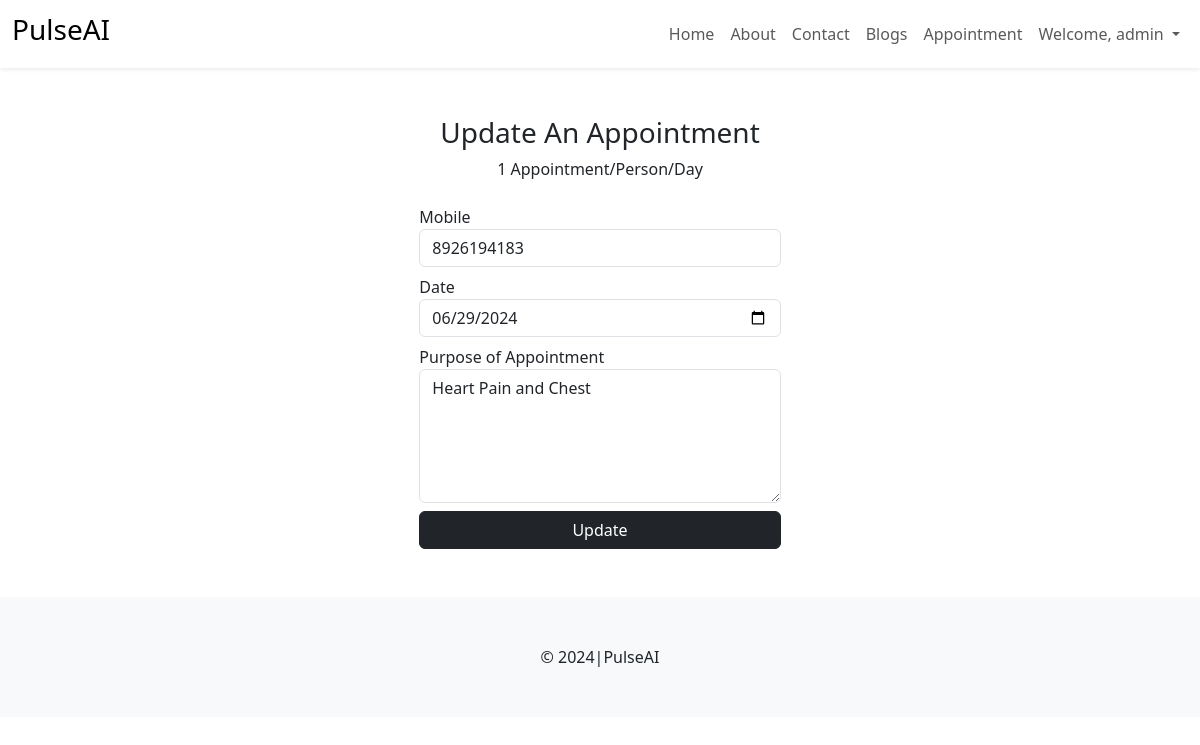
/patient/update_appointment/2/ (signed in), run on the app's committed database.
### patient/models.py (models this page shows, shortened)
class Appointment(models.Model):
      user = models.ForeignKey(User, on_delete=models.DO_NOTHING)
      mobile = models.CharField(max_length=20)
      date = models.DateField()
      note = models.TextField()
      status = models.CharField(max_length=255, choices=APPOINTMENT_STATUS_OPTION, default="Booked")

### patient/views.py (the view, shortened to what this page needs)
# urls.py: path("update_appointment/<int:aid>/", views.update_appointment, name="update_appointment"),
def update_appointment(request, aid):
      app = Appointment.objects.get(id=aid)
      context = {
            'appointment': app
      }
      return render(request, 'patient/appointment_update.html', context)

### templates/patient/appointment_update.html (shortened to what this page needs)
{% extends "layout.html" %}
{% block content %}
<div class="container my-5">
      <div class="row g-3">
            <div class="col-md-4 mx-auto">
                  <div class="mb-4 text-center">
                        <h3>Update An Appointment</h3>
                        <p>1 Appointment/Person/Day</p>
                  </div>
                  <form action="{% url 'update_appointment' appointment.id %}" method="post">
                        <div class="mb-2">
                        <label>Mobile</label>
                        <input type="text" name="mobile" class="form-control" value="{{appointment.mobile}}" required>
                        </div>
                        <div class="mb-2">
                        <label>Date</label>
                        <input type="date" name="date" class="form-control" value="{{appointment.date|date:"Y-m-d"}}" required>
                        </div>
                        <div class="mb-2">
                        <label>Purpose of Appointment</label>
                        <textarea rows="5" class="form-control" name="note" required>{{appointment.note}}</textarea>
                        </div>
                        <div class="mt-2">
                        <input type="submit" value="Update" class="btn btn-dark w-100">
                        </div>
                  </form>
            </div>
      </div>
</div>
{% endblock %}

### templates/layout.html (shortened to what this page needs)
{% load static %}
<!DOCTYPE html>
<html lang="en">
  <head>
    <link rel="stylesheet" href="https://cdnjs.cloudflare.com/ajax/libs/font-awesome/6.5.2/css/all.min.css" />
    <link rel="stylesheet" href="{% static 'css/bootstrap.min.css' %}" />
    <link rel="stylesheet" href="{% static 'css/style.css' %}" />
  </head>
  <body>
    <nav class="navbar navbar-expand-lg mb-1 shadow-sm">
      <div class="container-fluid">
        <a class="navbar-brand" href="{% url 'home' %}">
          <h3>PulseAI</h3>
        </a>
        <div class="collapse navbar-collapse" id="navbarSupportedContent">
          <ul class="navbar-nav ms-auto">
            <li class="nav-item">
              <a class="nav-link" href="{% url 'home' %}">Home</a>
            </li>
            <li class="nav-item">
              <a class="nav-link" href="{% url 'about' %}">About</a>
            </li>
            <li class="nav-item">
              <a class="nav-link" href="{% url 'contact' %}">Contact</a>
            </li>
            <li class="nav-item">
                <a class="nav-link" href="{% url 'blogs' %}">Blogs</a>
            </li>
            {% if user.is_authenticated %}
              <li class="nav-item">
                <a class="nav-link" href="{% url 'appointment' %}">Appointment</a>
              </li>
              <li class="nav-item dropdown">
                <a class="nav-link dropdown-toggle" href="#" role="button" data-bs-toggle="dropdown" aria-expanded="false">
                  Welcome, {{user.username}}
                </a>
              </li>
              {% endif %}
          </ul>
        </div>
      </div>
    </nav>
    {% block content %} {% endblock %}
    <footer class="bg-light py-5 text-center mt-3">&copy; 2024|PulseAI</footer>
  </body>
</html>

### data on the page
Appointment: mobile "8926194183", date "06/29/2024", note "Heart Pain and Chest"

### other printed values
{{ user.username }} "admin"
